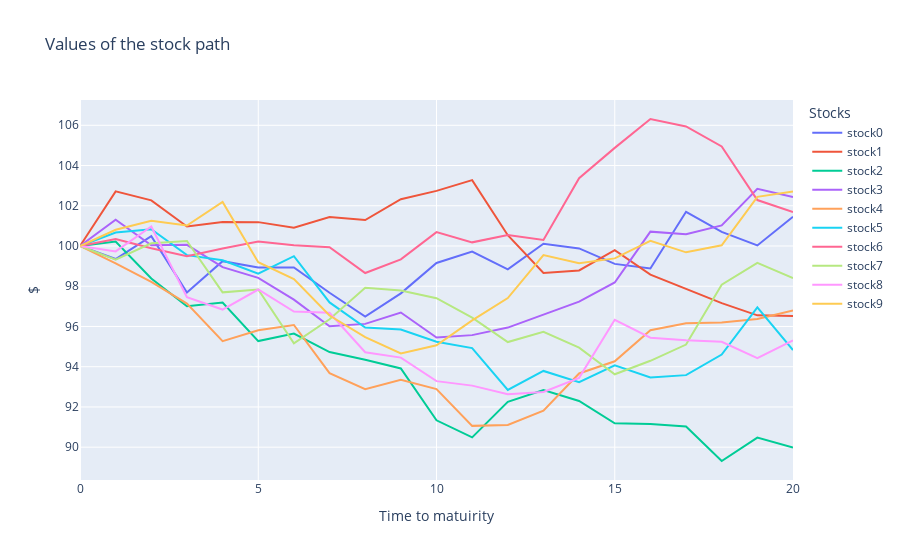

This figure's notebook cell:
### Code cell
fig = go.Figure()
# Add traces for each column
for column in stock_prices.columns:
    fig.add_trace(go.Scatter(x=stock_prices.index, y=stock_prices[column], mode='lines', name=f"stock{column}"))

# Update layout
fig.update_layout(
    title='Values of the stock path ',
    xaxis_title='Time to matuirity',
    yaxis_title='$',
    template='plotly',
    legend=dict(title='Stocks'),
)

# Show the plot
fig.show()

### Figure 1 — Plotly figure (JSON) as saved in the notebook; plotly's stock layout.template omitted (floating-point values rounded to 4 significant figures)
{"data": [{"mode": "lines", "name": "stock0", "type": "scatter", "x": [0, 1, 2, 3, 4, 5, 6, 7, 8, 9, 10, 11, 12, 13, 14, 15, 16, 17, 18, 19, 20], "y": [100, 99.35, 100.5, 97.69, 99.25, 98.93, 98.93, 97.68, 96.49, 97.65, 99.16, 99.72, 98.84, 100.1, 99.88, 99.11, 98.88, 101.7, 100.7, 100.0, 101.5]}, {"mode": "lines", "name": "stock1", "type": "scatter", "x": [0, 1, 2, 3, 4, 5, 6, 7, 8, 9, 10, 11, 12, 13, 14, 15, 16, 17, 18, 19, 20], "y": [100, 102.7, 102.3, 101.0, 101.2, 101.2, 100.9, 101.4, 101.3, 102.3, 102.7, 103.3, 100.5, 98.66, 98.78, 99.79, 98.58, 97.88, 97.16, 96.55, 96.52]}, {"mode": "lines", "name": "stock2", "type": "scatter", "x": [0, 1, 2, 3, 4, 5, 6, 7, 8, 9, 10, 11, 12, 13, 14, 15, 16, 17, 18, 19, 20], "y": [100, 100.2, 98.39, 97.0, 97.19, 95.27, 95.64, 94.73, 94.35, 93.91, 91.34, 90.49, 92.25, 92.84, 92.3, 91.19, 91.15, 91.03, 89.31, 90.48, 89.99]}, {"mode": "lines", "name": "stock3", "type": "scatter", "x": [0, 1, 2, 3, 4, 5, 6, 7, 8, 9, 10, 11, 12, 13, 14, 15, 16, 17, 18, 19, 20], "y": [100, 101.3, 100.0, 100.1, 98.95, 98.42, 97.33, 96.01, 96.13, 96.69, 95.45, 95.57, 95.95, 96.59, 97.23, 98.19, 100.7, 100.6, 101.0, 102.8, 102.4]}, {"mode": "lines", "name": "stock4", "type": "scatter", "x": [0, 1, 2, 3, 4, 5, 6, 7, 8, 9, 10, 11, 12, 13, 14, 15, 16, 17, 18, 19, 20], "y": [100, 99.14, 98.22, 97.14, 95.27, 95.81, 96.07, 93.68, 92.89, 93.35, 92.89, 91.06, 91.1, 91.82, 93.67, 94.27, 95.82, 96.16, 96.2, 96.37, 96.79]}, {"mode": "lines", "name": "stock5", "type": "scatter", "x": [0, 1, 2, 3, 4, 5, 6, 7, 8, 9, 10, 11, 12, 13, 14, 15, 16, 17, 18, 19, 20], "y": [100, 100.7, 100.8, 99.55, 99.29, 98.62, 99.49, 97.2, 95.95, 95.85, 95.24, 94.92, 92.84, 93.79, 93.24, 94.07, 93.46, 93.58, 94.6, 96.95, 94.83]}, {"mode": "lines", "name": "stock6", "type": "scatter", "x": [0, 1, 2, 3, 4, 5, 6, 7, 8, 9, 10, 11, 12, 13, 14, 15, 16, 17, 18, 19, 20], "y": [100, 100.3, 99.89, 99.5, 99.88, 100.2, 100.0, 99.94, 98.66, 99.34, 100.7, 100.2, 100.5, 100.3, 103.4, 104.9, 106.3, 105.9, 105.0, 102.3, 101.7]}, {"mode": "lines", "name": "stock7", "type": "scatter", "x": [0, 1, 2, 3, 4, 5, 6, 7, 8, 9, 10, 11, 12, 13, 14, 15, 16, 17, 18, 19, 20], "y": [100, 99.32, 100.1, 100.3, 97.7, 97.84, 95.16, 96.36, 97.92, 97.79, 97.4, 96.44, 95.23, 95.74, 94.95, 93.62, 94.29, 95.1, 98.07, 99.16, 98.4]}, {"mode": "lines", "name": "stock8", "type": "scatter", "x": [0, 1, 2, 3, 4, 5, 6, 7, 8, 9, 10, 11, 12, 13, 14, 15, 16, 17, 18, 19, 20], "y": [100, 99.73, 101.0, 97.46, 96.84, 97.84, 96.75, 96.68, 94.72, 94.45, 93.28, 93.06, 92.63, 92.74, 93.45, 96.33, 95.44, 95.32, 95.24, 94.43, 95.31]}, {"mode": "lines", "name": "stock9", "type": "scatter", "x": [0, 1, 2, 3, 4, 5, 6, 7, 8, 9, 10, 11, 12, 13, 14, 15, 16, 17, 18, 19, 20], "y": [100, 100.8, 101.3, 101.0, 102.2, 99.2, 98.36, 96.54, 95.47, 94.66, 95.07, 96.31, 97.41, 99.55, 99.15, 99.38, 100.3, 99.69, 100.0, 102.4, 102.7]}], "layout": {"legend": {"title": {"text": "Stocks"}}, "title": {"text": "Values of the stock path "}, "xaxis": {"title": {"text": "Time to matuirity"}}, "yaxis": {"title": {"text": "$"}}}}
